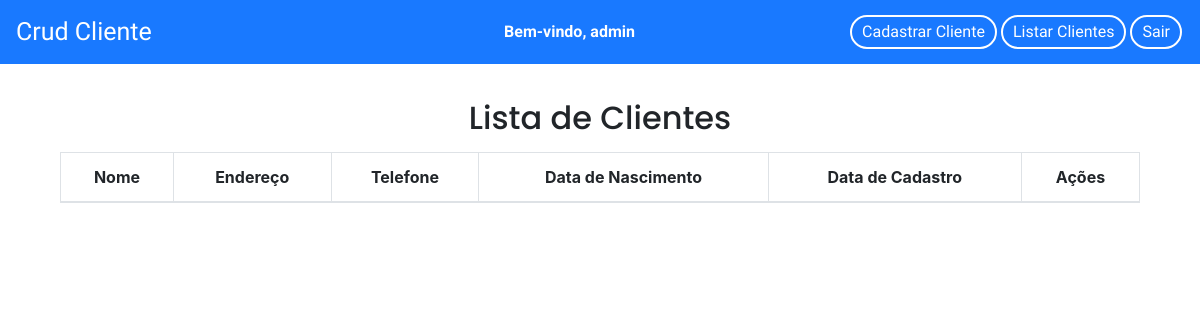
The app's page / (signed in), older data.
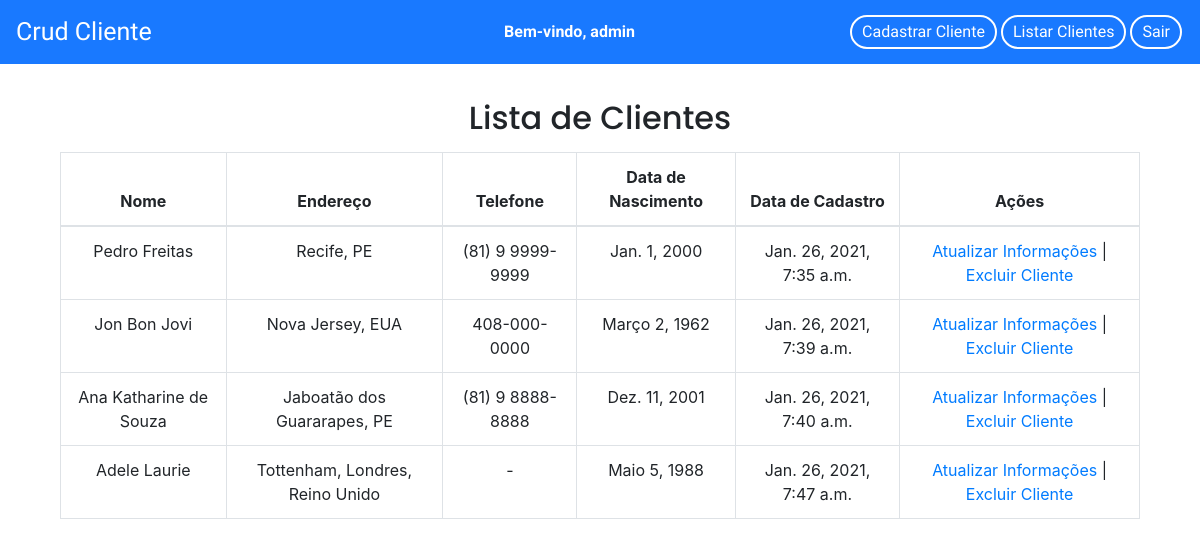
The same page, newer data.
### application/models.py (models this page shows, shortened)
class Cliente(models.Model):
    nome = models.CharField(max_length=100)
    endereco = models.CharField('Endereço', max_length=200)
    telefone = models.CharField(max_length=20)
    data_nascimento = models.DateField('Data de Nascimento', help_text='* A data deve seguir o seguinte padrão: dd/mm/aaaa')
    data_cadastro = models.DateTimeField(default=timezone.now)
    def get_absolute_url_update(self):
        return reverse('atualizarCliente', args=[self.pk])
    def get_absolute_url_delete(self):
        return reverse('excluirCliente', args=[self.pk])
    class Meta:
        ordering = ('data_cadastro',)

### application/views.py (the view)
# urls.py: path('', views.ClienteListView.as_view(), name='listarClientes'),
class ClienteListView(LoginRequiredMixin, ListView):
    login_url = reverse_lazy('login')
    model = Cliente
    template_name = 'cliente/listarClientes.html'

### application/templates/cliente/listarClientes.html (shortened to what this page needs)
{% extends 'base.html' %}
{% block content %}
    <div class="listaClientes">
        <div>
            <h2>Lista de Clientes</h2>
        </div>
        <table class="table table-bordered">
            <thead>
                <tr>
                    <th>Nome</th>
                    <th>Endereço</th>
                    <th>Telefone</th>
                    <th>Data de Nascimento</th>
                    <th>Data de Cadastro</th>
                    <th>Ações</th>
                </tr>
            </thead>
            <tbody>
                {% for cliente in object_list %}
                    <tr>
                        <td>{{cliente.nome}}</td>
                        <td>{{cliente.endereco}}</td>
                        <td>{{cliente.telefone}}</td>
                        <td>{{cliente.data_nascimento}}</td>
                        <td>{{cliente.data_cadastro}}</td>
                        <td>
                            <a href="{{cliente.get_absolute_url_update}}">Atualizar Informações</a> |
                            <a href="{{cliente.get_absolute_url_delete}}">Excluir Cliente</a>
                        </td>
                    </tr>
                {% endfor %}
            </tbody>
        </table>
    </div>
{% endblock content %}

### templates/base.html (shortened to what this page needs)
{% load static %}
<!DOCTYPE html>
<html lang="pt-br">
<head>
    <link rel="stylesheet" href="{% static 'css/style.css' %}">
    <link rel="stylesheet" href="https://cdn.jsdelivr.net/npm/bootstrap@4.5.3/dist/css/bootstrap.min.css">
</head>
<body>
    {% if user.is_authenticated %}
        <header class="menu">
            <nav class="navbar navbar-expand-sm navbar-light navbar-color">
                <div id="nav-target" class="collapse navbar-collapse">
                    <a href="/" id="pagina-inicial" class="navbar-brand" >Crud Cliente</a>
                        <div  class="bem-vindo">
                            <h6>Bem-vindo, {{user.username}}</h6>
                        </div>
                        <ul class="navbar-nav ml-auto menu-item">
                            <li class="nav-item">
                                <a href="{% url 'cadastrarCliente' %}" class="menu-link">Cadastrar Cliente</a>
                            </li>
                            <li class="nav-item">
                                <a href="{% url 'listarClientes' %}" class="menu-link">Listar Clientes</a>
                            </li>
                            <li class="nav-item">
                                <a href="{% url 'logout' %}" class="menu-link">Sair</a>
                            </li>
                        </ul>
                </div>
            </nav>
        </header>
    {%else%}
        <header class="login-title">
            <h1>Crud Cliente</h1>
        </header>
    {% endif %}
    {% block content %}
    {% endblock content %}
</body>
</html>

### statics/css/style.css (style rules this page uses)
#pagina-inicial { color: #FFFFFF; font-family: 'Mulish', sans-serif; font-size: 25px; }
.navbar-color { background-color: #1979FF; }
.menu-item li { border: 2px solid #FFFFFF; margin: 2px; border-radius: 20px; }
.menu-link { color: #FFFFFF; padding: 5px 10px; font-family: 'Mulish', sans-serif; line-height: 30px; }
.bem-vindo { width: 40%; margin-top: 8px; text-align: right; }
.bem-vindo h6 { color: white; font-family: 'Roboto', sans-serif; font-weight: bold; }
.listaClientes { width: 90%; margin: auto; text-align: center; }
.listaClientes h2 { margin-top: 35px; margin-bottom: 15px; font-family: 'Poppins', sans-serif; }

Row changes from the older to the newer data that the page shows:
added Cliente: nome "Pedro Freitas", endereco "Recife, PE", telefone "(81) 9 9999-9999", data_nascimento "Jan. 1, 2000", data_cadastro "Jan. 26, 2021, 7:35 a.m."
added Cliente: nome "Jon Bon Jovi", endereco "Nova Jersey, EUA", telefone "408-000-0000", data_nascimento "Março 2, 1962", data_cadastro "Jan. 26, 2021, 7:39 a.m."
added Cliente: nome "Ana Katharine de Souza", endereco "Jaboatão dos Guararapes, PE", telefone "(81) 9 8888-8888", data_nascimento "Dez. 11, 2001", data_cadastro "Jan. 26, 2021, 7:40 a.m."
added Cliente: nome "Adele Laurie", endereco "Tottenham, Londres, Reino Unido", telefone "-", data_nascimento "Maio 5, 1988", data_cadastro "Jan. 26, 2021, 7:47 a.m."
